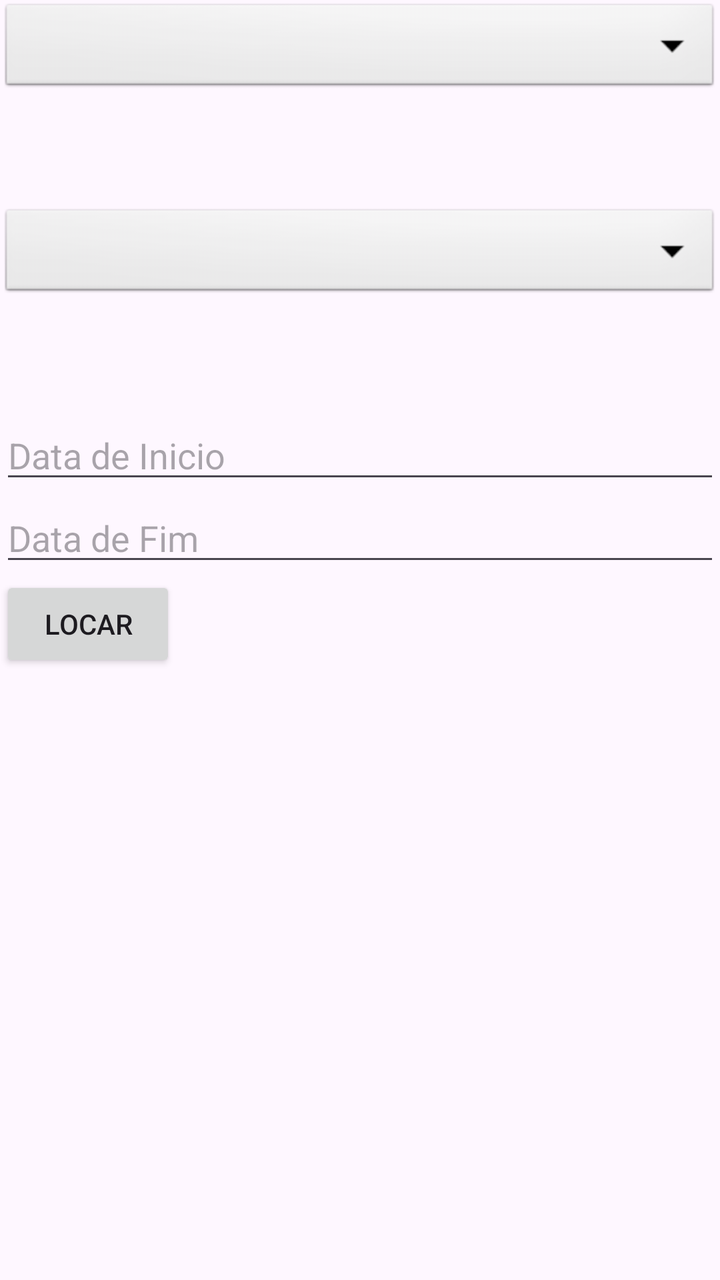
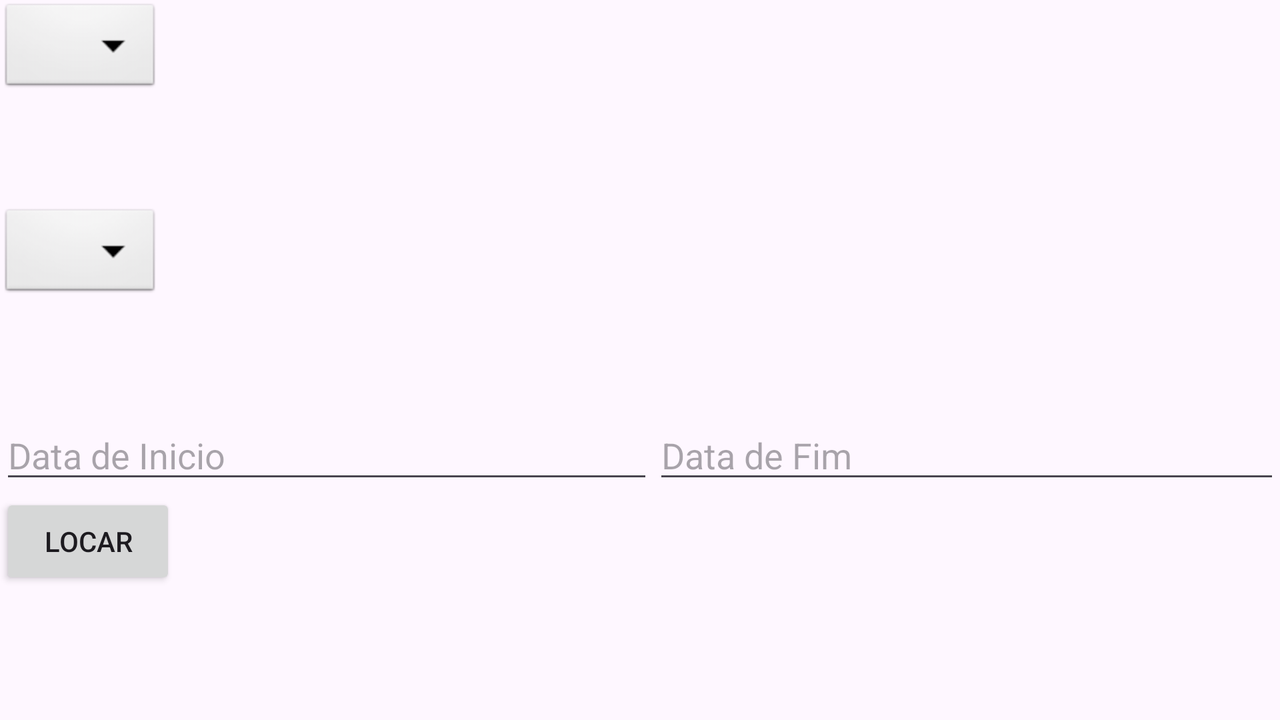

Two renders of one Android screen. The first uses the default layout on a phone; the second uses the alternative layout the repository ships for a different screen configuration, on a matching device. The two XML files are below.
<!-- AndroidManifest.xml: application theme Theme.SegundaAvaliacao -->
<!-- res/layout/activity_adicionar_locacao.xml -->
<?xml version="1.0" encoding="utf-8"?>
<LinearLayout xmlns:android="http://schemas.android.com/apk/res/android"
    xmlns:app="http://schemas.android.com/apk/res-auto"
    xmlns:tools="http://schemas.android.com/tools"
    android:layout_width="match_parent"
    android:layout_height="match_parent"
    android:orientation="vertical"
    tools:context=".activity_adicionar_locacao">
    <Spinner
        android:id="@+id/spinnerLocadores"
        android:layout_width="match_parent"
        android:layout_height="wrap_content"
        android:background="@android:drawable/btn_dropdown"
        android:spinnerMode="dropdown"/>
    <TextView
        android:layout_width="wrap_content"
        android:layout_height="wrap_content"
        android:text=""
        android:id="@+id/nomelocador"
        android:textAlignment="center"
        android:textSize="20sp" />
    <TextView
        android:layout_width="wrap_content"
        android:layout_height="wrap_content"
        android:text=""
        android:id="@+id/cpflocador"
        android:textAlignment="center"
        android:textSize="20sp" />
    <Spinner
        android:id="@+id/spinnerVeiculo"
        android:layout_width="match_parent"
        android:layout_height="wrap_content"
        android:background="@android:drawable/btn_dropdown"
        android:spinnerMode="dropdown"/>

    <TextView
        android:layout_width="wrap_content"
        android:layout_height="wrap_content"
        android:text=""
        android:id="@+id/valormodelo"
        android:textAlignment="center"
        android:textSize="20sp" />
    <TextView
        android:layout_width="wrap_content"
        android:layout_height="wrap_content"
        android:text=""
        android:id="@+id/marcaModelo"
        android:textAlignment="center"
        android:textSize="20sp" />

    <EditText
        android:layout_width="match_parent"
        android:layout_height="wrap_content"
        android:hint="Data de Inicio"
        android:inputType="date"
        android:id="@+id/datainicio" />

    <EditText
        android:layout_width="match_parent"
        android:layout_height="wrap_content"
        android:hint="Data de Fim"
        android:inputType="date"
        android:id="@+id/datafim" />

    <Button
        android:layout_width="wrap_content"
        android:layout_height="wrap_content"
        android:layout_gravity="left"
        android:onClick="adicionarLocacao"
        android:padding="3sp"
        android:id="@+id/logarveiculo"
        android:text="Locar" />
</LinearLayout>
<!-- resources referenced by this layout -->
<resources>
  <style name="Theme.SegundaAvaliacao" parent="Base.Theme.SegundaAvaliacao" />
  <style name="Base.Theme.SegundaAvaliacao" parent="Theme.Material3.DayNight.NoActionBar">
          
          
      </style>
</resources>
<!-- res/layout-land/activity_adicionar_locacao.xml (the author's variant of the layout above) -->
<!-- drawn on the phone turned sideways -->
<?xml version="1.0" encoding="utf-8"?>
<LinearLayout xmlns:android="http://schemas.android.com/apk/res/android"
    android:layout_width="match_parent"
    android:layout_height="match_parent"
    xmlns:tools="http://schemas.android.com/tools"
    android:orientation="vertical"
    tools:context=".activity_adicionar_locacao">

    <Spinner
        android:id="@+id/spinnerLocadores"
        android:layout_width="wrap_content"
        android:layout_height="wrap_content"
        android:background="@android:drawable/btn_dropdown"
        android:spinnerMode="dropdown" />

    <TextView
        android:id="@+id/nomelocador"
        android:layout_width="wrap_content"
        android:layout_height="wrap_content"
        android:text=""
        android:textAlignment="center"
        android:textSize="20sp" />

    <TextView
        android:id="@+id/cpflocador"
        android:layout_width="wrap_content"
        android:layout_height="wrap_content"
        android:text=""
        android:textAlignment="center"
        android:textSize="20sp" />

    <Spinner
        android:id="@+id/spinnerVeiculo"
        android:layout_width="wrap_content"
        android:layout_height="wrap_content"
        android:background="@android:drawable/btn_dropdown"
        android:spinnerMode="dropdown" />

    <TextView
        android:id="@+id/valormodelo"
        android:layout_width="wrap_content"
        android:layout_height="wrap_content"
        android:text=""
        android:textAlignment="center"
        android:textSize="20sp" />

    <TextView
        android:id="@+id/marcaModelo"
        android:layout_width="wrap_content"
        android:layout_height="wrap_content"
        android:text=""
        android:textAlignment="center"
        android:textSize="20sp" />

    <LinearLayout
        android:layout_width="match_parent"
        android:layout_height="wrap_content"
        android:orientation="horizontal">

        <EditText
            android:id="@+id/datainicio"
            android:layout_width="wrap_content"
            android:layout_height="wrap_content"
            android:layout_weight="1"
            android:hint="Data de Inicio"
            android:inputType="date" />

        <EditText
            android:id="@+id/datafim"
            android:layout_width="wrap_content"
            android:layout_height="wrap_content"
            android:layout_weight="1"
            android:hint="Data de Fim"
            android:inputType="date" />
    </LinearLayout>

    <LinearLayout
        android:layout_width="match_parent"
        android:layout_height="wrap_content"
        android:orientation="horizontal">

        <Button
            android:id="@+id/logarveiculo"
            android:layout_width="wrap_content"
            android:layout_height="wrap_content"
            android:layout_gravity="left"
            android:onClick="adicionarLocacao"
            android:padding="3sp"
            android:text="Locar" />
    </LinearLayout>

</LinearLayout>
